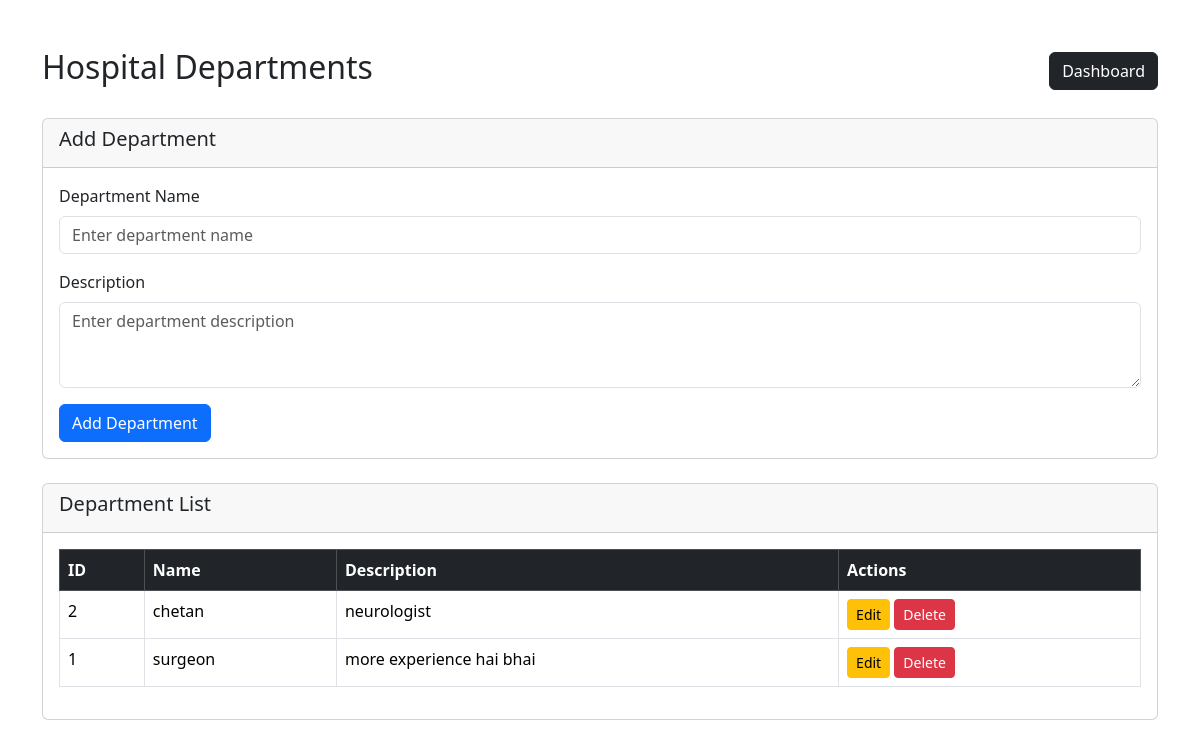
Screenshot of /departments/ with the database file from the repository.
### admin_panel/models.py (models this page shows, shortened)
class Department(models.Model):
    name = models.CharField(max_length=100)
    description = models.TextField(blank=True)

### admin_panel/views.py (the view)
def departments(request):
    data = Department.objects.all().order_by(
        'name'
    )
    return render(
        request,
        'admin_panel/departments.html',
        {
            'data': data
        }
    )

### templates/admin_panel/departments.html (shortened to what this page needs)
<!DOCTYPE html>
<html lang="en">
<head>
    <link
        href="https://cdn.jsdelivr.net/npm/bootstrap@5.3.3/dist/css/bootstrap.min.css"
        rel="stylesheet"
    >
</head>
<body>
<div class="container mt-5">
    <div class="d-flex justify-content-between align-items-center mb-4">
        <h2>Hospital Departments</h2>
        <a href="{% url 'dashboard' %}"
           class="btn btn-dark">
            Dashboard
        </a>
    </div>
    <div class="card mb-4">
        <div class="card-header">
            <h5>Add Department</h5>
        </div>
        <div class="card-body">
            <form method="POST"
                  action="{% url 'department_save' %}">
                <div class="mb-3">
                    <label class="form-label">
                        Department Name
                    </label>
                    <input
                        type="text"
                        name="name"
                        class="form-control"
                        placeholder="Enter department name"
                        required
                    >
                </div>
                <div class="mb-3">
                    <label class="form-label">
                        Description
                    </label>
                    <textarea
                        name="description"
                        class="form-control"
                        rows="3"
                        placeholder="Enter department description"
                    ></textarea>
                </div>
                <button
                    type="submit"
                    class="btn btn-primary">
                    Add Department
                </button>
            </form>
        </div>
    </div>
    <div class="card">
        <div class="card-header">
            <h5>Department List</h5>
        </div>
        <div class="card-body">
            <div class="table-responsive">
                <table class="table table-bordered table-hover">
                    <thead class="table-dark">
                        <tr>
                            <th>ID</th>
                            <th>Name</th>
                            <th>Description</th>
                            <th>Actions</th>
                        </tr>
                    </thead>
                    <tbody>
                        {% for department in data %}
                        <tr>
                            <td>
                                {{ department.id }}
                            </td>
                            <td>
                                {{ department.name }}
                            </td>
                            <td>
                                {{ department.description }}
                            </td>
                            <td>
                                <a
                                    href="{% url 'department_edit' department.id %}"
                                    class="btn btn-warning btn-sm">
                                    Edit
                                </a>
                                <a
                                    href="{% url 'department_delete' department.id %}"
                                    class="btn btn-danger btn-sm"
                                    onclick="return confirm('Are you sure you want to delete this department?');">
                                    Delete
                                </a>
                            </td>
                        </tr>
                        {% endfor %}
                    </tbody>
                </table>
            </div>
        </div>
    </div>
</div>
</body>
</html>

### rows the page displays
Department: id "2", name "chetan", description "neurologist"
Department: id "1", name "surgeon", description "more experience hai bhai"
